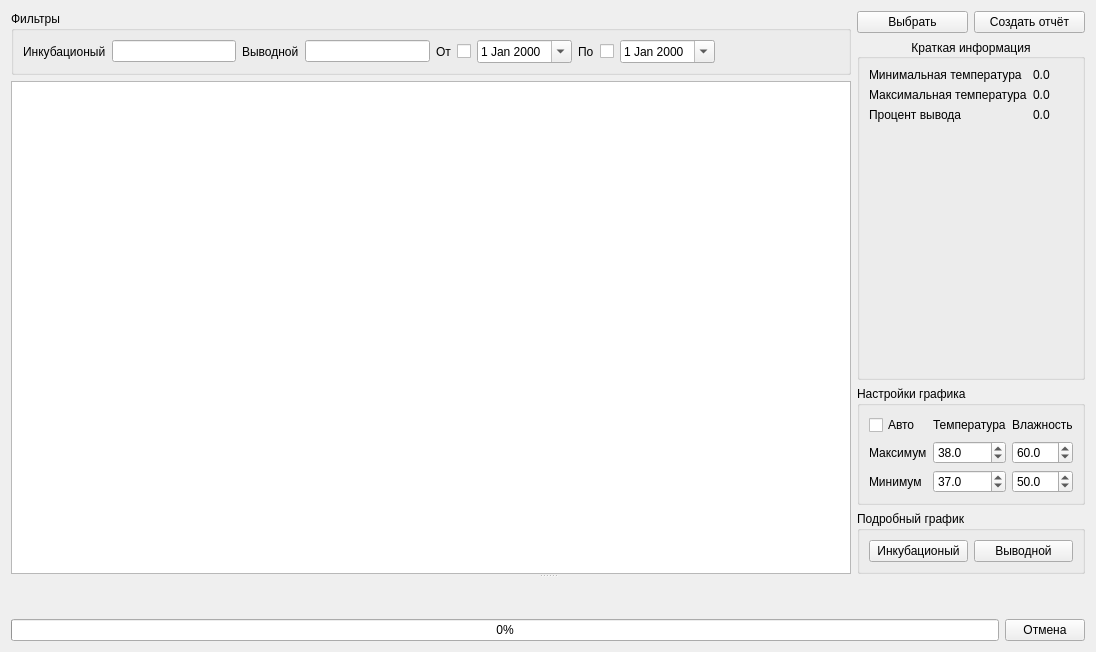
<?xml version="1.0" encoding="UTF-8"?>
<ui version="4.0">
 <class>Report</class>
 <widget class="QWidget" name="Report">
  <property name="geometry">
   <rect>
    <x>0</x>
    <y>0</y>
    <width>1096</width>
    <height>652</height>
   </rect>
  </property>
  <property name="windowTitle">
   <string>Отчёт</string>
  </property>
  <layout class="QGridLayout" name="gridLayout_7">
   <item row="0" column="0">
    <widget class="QSplitter" name="splitter">
     <property name="orientation">
      <enum>Qt::Vertical</enum>
     </property>
     <widget class="QWidget" name="">
      <layout class="QHBoxLayout" name="horizontalLayout_4">
       <item>
        <layout class="QVBoxLayout" name="verticalLayout_3">
         <item>
          <widget class="QGroupBox" name="groupBox_3">
           <property name="title">
            <string>Фильтры</string>
           </property>
           <layout class="QGridLayout" name="gridLayout_3">
            <item row="0" column="0">
             <widget class="QLabel" name="label_6">
              <property name="text">
               <string>Инкубационый</string>
              </property>
             </widget>
            </item>
            <item row="0" column="1">
             <widget class="QLineEdit" name="lineEditIn">
              <property name="minimumSize">
               <size>
                <width>100</width>
                <height>20</height>
               </size>
              </property>
             </widget>
            </item>
            <item row="0" column="2">
             <widget class="QLabel" name="label_7">
              <property name="text">
               <string>Выводной</string>
              </property>
             </widget>
            </item>
            <item row="0" column="5">
             <layout class="QHBoxLayout" name="horizontalLayout_2">
              <item>
               <widget class="QLabel" name="label_9">
                <property name="text">
                 <string>По</string>
                </property>
               </widget>
              </item>
              <item>
               <widget class="QCheckBox" name="checkBox_2">
                <property name="text">
                 <string/>
                </property>
               </widget>
              </item>
              <item>
               <widget class="QDateEdit" name="dateEdit_2">
                <property name="minimumSize">
                 <size>
                  <width>82</width>
                  <height>20</height>
                 </size>
                </property>
                <property name="calendarPopup">
                 <bool>true</bool>
                </property>
               </widget>
              </item>
             </layout>
            </item>
            <item row="0" column="4">
             <layout class="QHBoxLayout" name="horizontalLayout">
              <item>
               <widget class="QLabel" name="label_8">
                <property name="text">
                 <string>От</string>
                </property>
               </widget>
              </item>
              <item>
               <widget class="QCheckBox" name="checkBox_1">
                <property name="text">
                 <string/>
                </property>
               </widget>
              </item>
              <item>
               <widget class="QDateEdit" name="dateEdit_1">
                <property name="minimumSize">
                 <size>
                  <width>82</width>
                  <height>20</height>
                 </size>
                </property>
                <property name="calendarPopup">
                 <bool>true</bool>
                </property>
               </widget>
              </item>
             </layout>
            </item>
            <item row="0" column="3">
             <widget class="QLineEdit" name="lineEditOut">
              <property name="minimumSize">
               <size>
                <width>100</width>
                <height>20</height>
               </size>
              </property>
             </widget>
            </item>
            <item row="0" column="6">
             <spacer name="horizontalSpacer">
              <property name="orientation">
               <enum>Qt::Horizontal</enum>
              </property>
              <property name="sizeHint" stdset="0">
               <size>
                <width>40</width>
                <height>20</height>
               </size>
              </property>
             </spacer>
            </item>
           </layout>
          </widget>
         </item>
         <item>
          <widget class="QTableView" name="tableView">
           <property name="sortingEnabled">
            <bool>true</bool>
           </property>
           <attribute name="verticalHeaderShowSortIndicator" stdset="0">
            <bool>false</bool>
           </attribute>
          </widget>
         </item>
        </layout>
       </item>
       <item>
        <layout class="QGridLayout" name="gridLayout_5">
         <item row="0" column="0">
          <widget class="QPushButton" name="pushButton_start">
           <property name="text">
            <string>Выбрать</string>
           </property>
          </widget>
         </item>
         <item row="0" column="1">
          <widget class="QPushButton" name="pushButtonReport">
           <property name="text">
            <string>Создать отчёт</string>
           </property>
          </widget>
         </item>
         <item row="1" column="0" colspan="2">
          <widget class="QGroupBox" name="groupBox">
           <property name="title">
            <string>Краткая информация</string>
           </property>
           <property name="alignment">
            <set>Qt::AlignCenter</set>
           </property>
           <layout class="QGridLayout" name="gridLayout_6">
            <item row="0" column="0">
             <layout class="QGridLayout" name="gridLayout">
              <item row="0" column="0">
               <widget class="QLabel" name="label_3">
                <property name="text">
                 <string>Минимальная температура</string>
                </property>
               </widget>
              </item>
              <item row="0" column="1">
               <widget class="QLabel" name="tempMin">
                <property name="text">
                 <string>0.0</string>
                </property>
               </widget>
              </item>
              <item row="1" column="0">
               <widget class="QLabel" name="label_4">
                <property name="text">
                 <string>Максимальная температура</string>
                </property>
               </widget>
              </item>
              <item row="1" column="1">
               <widget class="QLabel" name="tempMax">
                <property name="text">
                 <string>0.0</string>
                </property>
               </widget>
              </item>
              <item row="2" column="0">
               <widget class="QLabel" name="label_5">
                <property name="text">
                 <string>Процент вывода</string>
                </property>
               </widget>
              </item>
              <item row="2" column="1">
               <widget class="QLabel" name="percent">
                <property name="text">
                 <string>0.0</string>
                </property>
               </widget>
              </item>
             </layout>
            </item>
            <item row="1" column="0">
             <spacer name="verticalSpacer">
              <property name="orientation">
               <enum>Qt::Vertical</enum>
              </property>
              <property name="sizeHint" stdset="0">
               <size>
                <width>20</width>
                <height>168</height>
               </size>
              </property>
             </spacer>
            </item>
           </layout>
          </widget>
         </item>
         <item row="2" column="0" colspan="2">
          <widget class="QGroupBox" name="groupBox_2">
           <property name="title">
            <string>Настройки графика</string>
           </property>
           <layout class="QGridLayout" name="gridLayout_2">
            <item row="2" column="0">
             <widget class="QLabel" name="label">
              <property name="text">
               <string>Минимум</string>
              </property>
             </widget>
            </item>
            <item row="1" column="0">
             <widget class="QLabel" name="label_2">
              <property name="text">
               <string>Максимум</string>
              </property>
             </widget>
            </item>
            <item row="1" column="1">
             <widget class="QDoubleSpinBox" name="doubleSpinBox_tempMax">
              <property name="decimals">
               <number>1</number>
              </property>
              <property name="minimum">
               <double>-20.000000000000000</double>
              </property>
              <property name="singleStep">
               <double>0.100000000000000</double>
              </property>
              <property name="value">
               <double>38.000000000000000</double>
              </property>
             </widget>
            </item>
            <item row="1" column="2">
             <widget class="QDoubleSpinBox" name="doubleSpinBox_humiMax">
              <property name="decimals">
               <number>1</number>
              </property>
              <property name="maximum">
               <double>100.000000000000000</double>
              </property>
              <property name="value">
               <double>60.000000000000000</double>
              </property>
             </widget>
            </item>
            <item row="2" column="1">
             <widget class="QDoubleSpinBox" name="doubleSpinBox_tempMin">
              <property name="decimals">
               <number>1</number>
              </property>
              <property name="minimum">
               <double>-20.000000000000000</double>
              </property>
              <property name="singleStep">
               <double>0.100000000000000</double>
              </property>
              <property name="value">
               <double>37.000000000000000</double>
              </property>
             </widget>
            </item>
            <item row="2" column="2">
             <widget class="QDoubleSpinBox" name="doubleSpinBox_humiMin">
              <property name="decimals">
               <number>1</number>
              </property>
              <property name="value">
               <double>50.000000000000000</double>
              </property>
             </widget>
            </item>
            <item row="0" column="1">
             <widget class="QLabel" name="label_10">
              <property name="text">
               <string>Температура</string>
              </property>
             </widget>
            </item>
            <item row="0" column="2">
             <widget class="QLabel" name="label_11">
              <property name="text">
               <string>Влажность</string>
              </property>
             </widget>
            </item>
            <item row="0" column="0">
             <widget class="QCheckBox" name="checkBox_auto">
              <property name="toolTip">
               <string>&lt;html&gt;&lt;head/&gt;&lt;body&gt;&lt;p&gt;Автоматический выбр приделов графиков&lt;/p&gt;&lt;/body&gt;&lt;/html&gt;</string>
              </property>
              <property name="text">
               <string>Авто</string>
              </property>
             </widget>
            </item>
           </layout>
          </widget>
         </item>
         <item row="3" column="0" colspan="2">
          <widget class="QGroupBox" name="groupBox_4">
           <property name="title">
            <string>Подробный график</string>
           </property>
           <layout class="QGridLayout" name="gridLayout_4">
            <item row="0" column="0">
             <widget class="QPushButton" name="pushButton_openIB">
              <property name="text">
               <string>Инкубационый</string>
              </property>
             </widget>
            </item>
            <item row="0" column="1">
             <widget class="QPushButton" name="pushButton_openVB">
              <property name="text">
               <string>Выводной</string>
              </property>
             </widget>
            </item>
           </layout>
          </widget>
         </item>
        </layout>
       </item>
      </layout>
     </widget>
     <widget class="QWidget" name="widgetChart" native="true"/>
    </widget>
   </item>
   <item row="1" column="0">
    <layout class="QHBoxLayout" name="horizontalLayout_3">
     <item>
      <widget class="QProgressBar" name="progressBar">
       <property name="maximum">
        <number>200</number>
       </property>
       <property name="value">
        <number>0</number>
       </property>
      </widget>
     </item>
     <item>
      <widget class="QPushButton" name="pushButton_stop">
       <property name="text">
        <string>Отмена</string>
       </property>
      </widget>
     </item>
    </layout>
   </item>
  </layout>
 </widget>
 <resources/>
 <connections/>
</ui>
